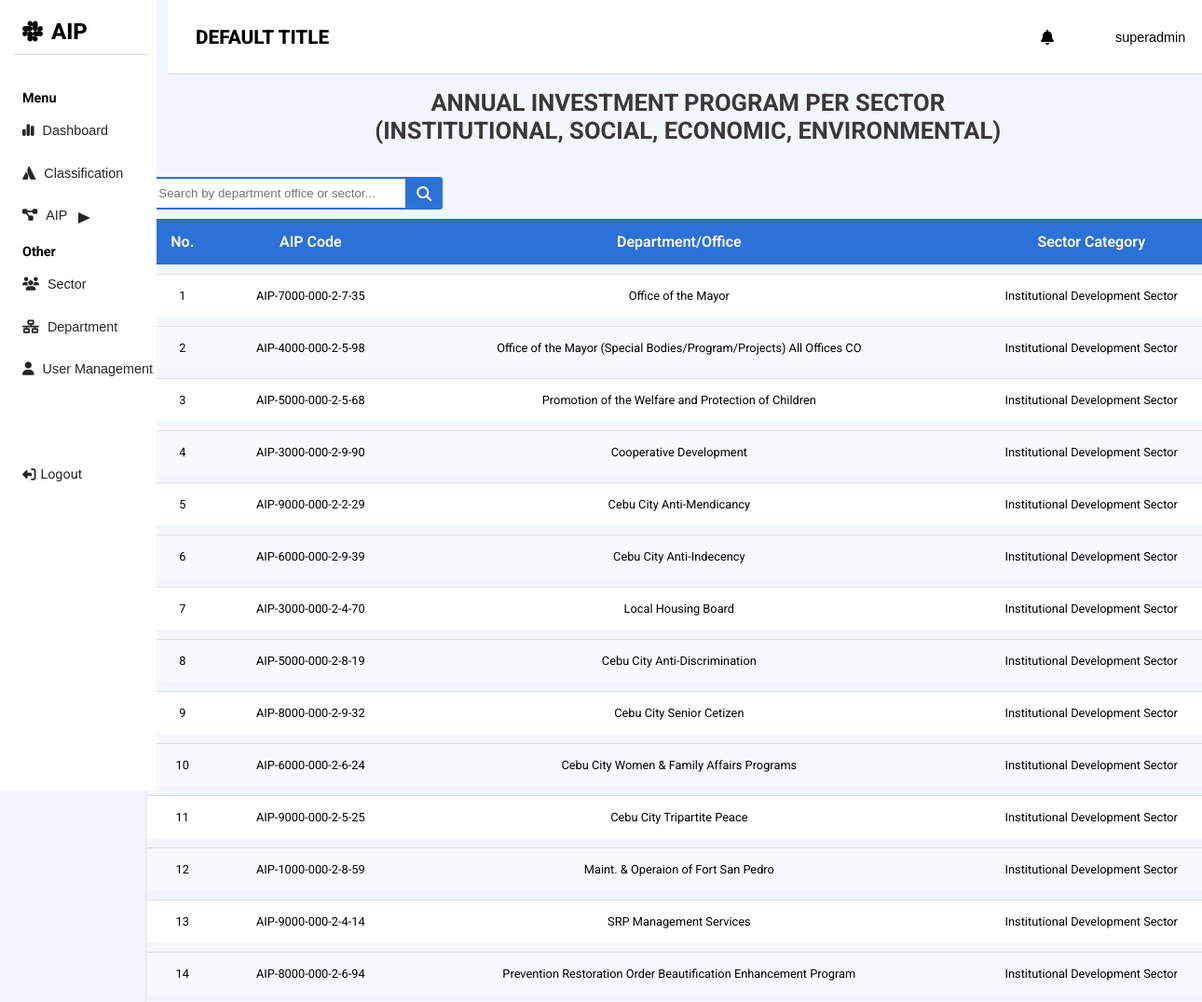
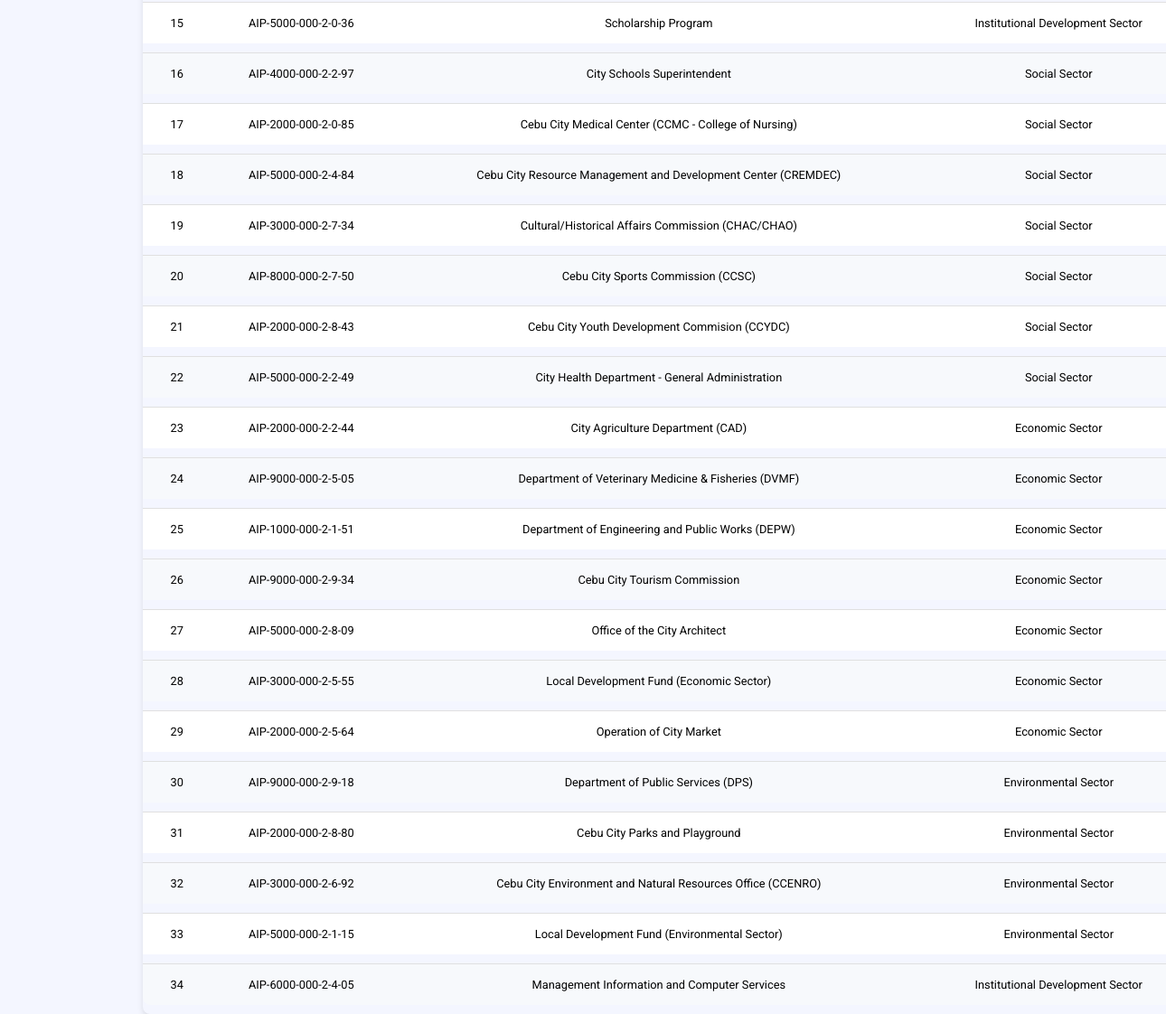
Screenshot of /classification.php (signed in) with the database file from the repository (2 pictures, top to bottom).
### tables this page shows
CREATE TABLE `aip_sector` (
  `aip_id` int(11) NOT NULL,
  `aip_code` varchar(100) DEFAULT NULL,
  `department_office` varchar(255) DEFAULT NULL,
  `sector_category` varchar(255) DEFAULT NULL
);

### classification.php (called while the page is built)
<?php
require 'src/views/classification.view.php';

### classification.view.php (the view, shortened to what this page needs)
<?php
include 'src/config/database.php';
if ($_SESSION['role'] === 'admin' || $_SESSION['role'] === 'super-admin') {
    $allDataQuery = "SELECT aip_id, aip_code, department_office, sector_category FROM aip_sector";
} else {
    $user_dept = mysqli_real_escape_string($conn, $_SESSION['department_office']);
    $allDataQuery = "SELECT aip_id, aip_code, department_office, sector_category
                     FROM aip_sector
                     WHERE department_office = '$user_dept'";
}
?>
<?php include 'public/components/header.php'; ?>
<div class="hero">
    <div class="page-2-container">
        <div class="table">
                <div class="table-header">
                    <h1>Annual Investment Program per sector</h1>
                    <h1>(Institutional, Social, Economic, Environmental)</h1>
                </div>
    <div class="add-btn class-btn search-wrapper" style="margin-right:18px;">
    <div class="search-bar class-search">
                    <input type="text" id="searchBar" onkeyup="searchDepartments()" placeholder="Search by department office or sector..." />
                    <i class="fa-solid fa-magnifying-glass"></i>
                </div>
    </div>
    <table  id="sectorTable">
        <thead>
            <tr>
                <th>No.</th>
                <th>AIP Code</th>
                <th>Department/Office</th>
                <th>Sector Category</th>
            </tr>
        </thead>
        <tbody>
            <?php
            if ($_SESSION['role'] === 'admin' || $_SESSION['role'] === 'super-admin') {
                $allDataQuery = "SELECT aip_id, aip_code, department_office, sector_category FROM aip_sector";
            } else {
                $user_dept = mysqli_real_escape_string($conn, $_SESSION['department_office']);
                $allDataQuery = "SELECT aip_id, aip_code, department_office, sector_category
                                FROM aip_sector
                                WHERE department_office = '$user_dept'";
            }
            $allDataResult = mysqli_query($conn, $allDataQuery);
            if ($allDataResult && mysqli_num_rows($allDataResult) > 0) {
                $rowNumber = 1;
                while ($dataRow = mysqli_fetch_assoc($allDataResult)) { ?>
                    <tr>
                        <td><?= $rowNumber; ?></td>
                        <td><?= htmlspecialchars($dataRow['aip_code']); ?></td>
                        <td><?= htmlspecialchars($dataRow['department_office']); ?></td>
                        <td><?= htmlspecialchars($dataRow['sector_category']); ?></td>
                    </tr>
                    <?php
                    $rowNumber++;
                }
            } else { ?>
                <tr>
                    <td colspan="<?= $_SESSION['role'] === 'author' ? 5 : 4; ?>">No data found</td>
                </tr>
            <?php } ?>
        </tbody>
    </table>
        </div>
    </div>
</div>
</body>
</html>

### header.php (shortened to what this page needs)
<!DOCTYPE html>
<html lang="en">
<head>
    <link rel="stylesheet" href="https://cdnjs.cloudflare.com/ajax/libs/font-awesome/6.6.0/css/all.min.css" />
    <link rel="stylesheet" href="public/css/style.css">
</head>
<body>
    <div class="container">
        <?php include 'public/components/side-bar.php' ?>
        <div class="main">
            <div class="header">
                <div class="header-left-side">
                 <h1><?php echo isset($title) ? $title : 'Default Title'; ?></h1>
                </div>
                <div class="header-right-side">
                   <div class="bell">
                    <div class="notification-bell">
                    <i class="fa-solid fa-bell" onclick="openCommentModal()"></i>
                </div>
                    </div>
                    <div class="user">
                    <li class="nav-link has-dropdown">
                            <a href="#" class="has-dropdown logged">
                                <?php
                                    echo $_SESSION['username'];
                                ?>
                            </a>
                        </li>
                    </div>
                </div>
            </div>

### side-bar.php (shortened to what this page needs)
<?php
$role = $_SESSION['role'];
?>
<nav class="side-navbar">
    <div class="side-bar-header">
        <i class="fa-brands fa-slack"></i>
        <h1>AIP</h1>
    </div>
    <ul class="nav-links">
        <h3 class="side-bar-category">Menu</h3>
        <li class="nav-link">
            <i class="fa-solid fa-chart-simple"></i>
            <a href="router.php?page=home">Dashboard</a>
        </li>
        <li class="nav-link">
            <i class="fa-brands fa-atlassian"></i>
            <a href="router.php?page=classification">Classification</a>
        </li>
        <li class="nav-link has-dropdown">
            <i class="fa-solid fa-diagram-project"></i>
            <a href="#" aria-disabled="true" readonly>AIP</a>
            <span class="dropdown-arrow"></span>
        </li>
        <?php if ($role !== 'author'): ?>
            <h3 class="side-bar-category">Other</h3>
            <li class="nav-link">
                <i class="fa-solid fa-users"></i>
                <a href="router.php?page=sector">Sector</a>
            </li>
            <li class="nav-link">
                <i class="fa-solid fa-network-wired"></i>
                <a href="router.php?page=department">Department</a>
            </li>
        <?php endif; ?>
        <?php if ($role === 'super-admin'): ?>
            <li class="nav-link">
                <i class="fa-solid fa-user"></i>
                <a href="router.php?page=user_management">User Management</a>
            </li>
        <?php endif; ?>
        <div class="logout_container">
            <a href="router.php?page=logout"><i class="fa-solid fa-right-from-bracket"></i>Logout</a>
        </div>
    </ul>
</nav>

### header.php (style rules this page uses)
.bell { position: relative; right: 50px; }
.notification-bell i { cursor: pointer; }

### rows the page displays
aip_sector: aip_code "AIP-7000-000-2-7-35", department_office "Office of the Mayor", sector_category "Institutional Development Sector"
aip_sector: aip_code "AIP-4000-000-2-5-98", department_office "Office of the Mayor (Special Bodies/Program/Projects) All Offices CO", sector_category "Institutional Development Sector"
aip_sector: aip_code "AIP-5000-000-2-5-68", department_office "Promotion of the Welfare and Protection of Children", sector_category "Institutional Development Sector"
aip_sector: aip_code "AIP-3000-000-2-9-90", department_office "Cooperative Development", sector_category "Institutional Development Sector"
aip_sector: aip_code "AIP-9000-000-2-2-29", department_office "Cebu City Anti-Mendicancy", sector_category "Institutional Development Sector"
aip_sector: aip_code "AIP-6000-000-2-9-39", department_office "Cebu City Anti-Indecency", sector_category "Institutional Development Sector"
aip_sector: aip_code "AIP-3000-000-2-4-70", department_office "Local Housing Board", sector_category "Institutional Development Sector"
aip_sector: aip_code "AIP-5000-000-2-8-19", department_office "Cebu City Anti-Discrimination", sector_category "Institutional Development Sector"
aip_sector: aip_code "AIP-8000-000-2-9-32", department_office "Cebu City Senior Cetizen", sector_category "Institutional Development Sector"
aip_sector: aip_code "AIP-6000-000-2-6-24", department_office "Cebu City Women & Family Affairs Programs", sector_category "Institutional Development Sector"
aip_sector: aip_code "AIP-9000-000-2-5-25", department_office "Cebu City Tripartite Peace", sector_category "Institutional Development Sector"
aip_sector: aip_code "AIP-1000-000-2-8-59", department_office "Maint. & Operaion of Fort San Pedro", sector_category "Institutional Development Sector"
aip_sector: aip_code "AIP-9000-000-2-4-14", department_office "SRP Management Services", sector_category "Institutional Development Sector"
aip_sector: aip_code "AIP-8000-000-2-6-94", department_office "Prevention Restoration Order Beautification Enhancement Program", sector_category "Institutional Development Sector"
aip_sector: aip_code "AIP-5000-000-2-0-36", department_office "Scholarship Program", sector_category "Institutional Development Sector"
aip_sector: aip_code "AIP-4000-000-2-2-97", department_office "City Schools Superintendent", sector_category "Social Sector"
aip_sector: aip_code "AIP-2000-000-2-0-85", department_office "Cebu City Medical Center (CCMC - College of Nursing)", sector_category "Social Sector"
aip_sector: aip_code "AIP-5000-000-2-4-84", department_office "Cebu City Resource Management and Development Center (CREMDEC)", sector_category "Social Sector"
aip_sector: aip_code "AIP-3000-000-2-7-34", department_office "Cultural/Historical Affairs Commission (CHAC/CHAO)", sector_category "Social Sector"
aip_sector: aip_code "AIP-8000-000-2-7-50", department_office "Cebu City Sports Commission (CCSC)", sector_category "Social Sector"
aip_sector: aip_code "AIP-2000-000-2-8-43", department_office "Cebu City Youth Development Commision (CCYDC)", sector_category "Social Sector"
aip_sector: aip_code "AIP-5000-000-2-2-49", department_office "City Health Department - General Administration", sector_category "Social Sector"
aip_sector: aip_code "AIP-2000-000-2-2-44", department_office "City Agriculture Department (CAD)", sector_category "Economic Sector"
aip_sector: aip_code "AIP-9000-000-2-5-05", department_office "Department of Veterinary Medicine & Fisheries (DVMF)", sector_category "Economic Sector"
aip_sector: aip_code "AIP-1000-000-2-1-51", department_office "Department of Engineering and Public Works (DEPW)", sector_category "Economic Sector"
aip_sector: aip_code "AIP-9000-000-2-9-34", department_office "Cebu City Tourism Commission", sector_category "Economic Sector"
aip_sector: aip_code "AIP-5000-000-2-8-09", department_office "Office of the City Architect", sector_category "Economic Sector"
aip_sector: aip_code "AIP-3000-000-2-5-55", department_office "Local Development Fund (Economic Sector)", sector_category "Economic Sector"
aip_sector: aip_code "AIP-2000-000-2-5-64", department_office "Operation of City Market", sector_category "Economic Sector"
aip_sector: aip_code "AIP-9000-000-2-9-18", department_office "Department of Public Services (DPS)", sector_category "Environmental Sector"
aip_sector: aip_code "AIP-2000-000-2-8-80", department_office "Cebu City Parks and Playground", sector_category "Environmental Sector"
aip_sector: aip_code "AIP-3000-000-2-6-92", department_office "Cebu City Environment and Natural Resources Office (CCENRO)", sector_category "Environmental Sector"
aip_sector: aip_code "AIP-5000-000-2-1-15", department_office "Local Development Fund (Environmental Sector)", sector_category "Environmental Sector"
aip_sector: aip_code "AIP-6000-000-2-4-05", department_office "Management Information and Computer Services", sector_category "Institutional Development Sector"

### other values shown
$_SESSION['username'] "superadmin"
